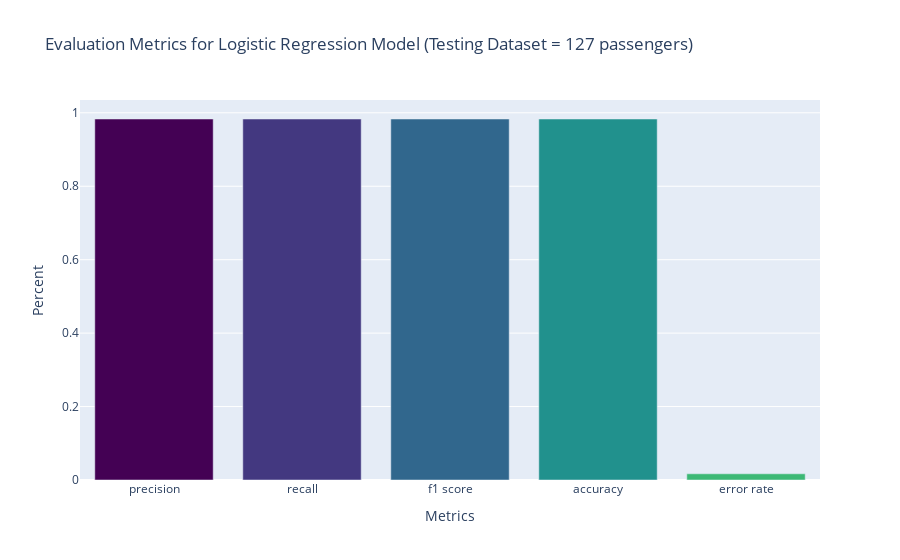

Notebook source saved alongside this figure:
### Code cell
import plotly.graph_objs as go
Viridis=[
"#440154", "#440558", "#450a5c", "#450e60", "#451465", "#461969",
"#461d6d", "#462372", "#472775", "#472c7a", "#46307c", "#45337d",
"#433880", "#423c81", "#404184", "#3f4686", "#3d4a88", "#3c4f8a",
"#3b518b", "#39558b", "#37598c", "#365c8c", "#34608c", "#33638d",
"#31678d", "#2f6b8d", "#2d6e8e", "#2c718e", "#2b748e", "#29788e",
"#287c8e", "#277f8e", "#25848d", "#24878d", "#238b8d", "#218f8d",
"#21918d", "#22958b", "#23988a", "#239b89", "#249f87", "#25a186",
"#25a584", "#26a883", "#27ab82", "#29ae80", "#2eb17d", "#35b479",
"#3cb875", "#42bb72", "#49be6e", "#4ec16b", "#55c467", "#5cc863",
"#61c960", "#6bcc5a", "#72ce55", "#7cd04f", "#85d349", "#8dd544",
"#97d73e", "#9ed93a", "#a8db34", "#b0dd31", "#b8de30", "#c3df2e",
"#cbe02d", "#d6e22b", "#e1e329", "#eae428", "#f5e626", "#fde725"]

mydata = [go.Bar(
    x=list(eval_scores.keys()),
    y=list(eval_scores.values()),
    marker=dict(color=Viridis[::12])
)]

mylayout = go.Layout(
    title='Evaluation Metrics for Logistic Regression Model (Testing Dataset = 127 passengers)',
    xaxis = {'title': 'Metrics'},
    yaxis = {'title': 'Percent'}, 

)
fig = go.Figure(data=mydata, layout=mylayout)
fig

### Figure 1 — Plotly figure (JSON) as saved in the notebook; plotly's stock layout.template omitted (floating-point values rounded to 4 significant figures)
{"data": [{"marker": {"color": ["#440154", "#433880", "#31678d", "#21918d", "#3cb875", "#97d73e"]}, "type": "bar", "x": ["precision", "recall", "f1 score", "accuracy", "error rate"], "y": [0.9831, 0.9831, 0.9831, 0.9831, 0.01686]}], "layout": {"title": {"text": "Evaluation Metrics for Logistic Regression Model (Testing Dataset = 127 passengers)"}, "xaxis": {"title": {"text": "Metrics"}}, "yaxis": {"title": {"text": "Percent"}}}}
